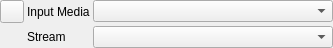
<?xml version="1.0" encoding="UTF-8"?>
<ui version="4.0">
 <class>StreamReferenceWidget</class>
 <widget class="QWidget" name="StreamReferenceWidget">
  <property name="geometry">
   <rect>
    <x>0</x>
    <y>0</y>
    <width>333</width>
    <height>48</height>
   </rect>
  </property>
  <property name="windowTitle">
   <string>Form</string>
  </property>
  <layout class="QGridLayout" name="gridLayout" columnstretch="0,0,1,0">
   <property name="leftMargin">
    <number>0</number>
   </property>
   <property name="topMargin">
    <number>0</number>
   </property>
   <property name="rightMargin">
    <number>0</number>
   </property>
   <property name="bottomMargin">
    <number>0</number>
   </property>
   <property name="spacing">
    <number>3</number>
   </property>
   <item row="1" column="2">
    <widget class="QComboBox" name="streamBox"/>
   </item>
   <item row="0" column="2">
    <widget class="QComboBox" name="mediaBox"/>
   </item>
   <item row="1" column="1">
    <widget class="QLabel" name="label_4">
     <property name="text">
      <string>Stream</string>
     </property>
    </widget>
   </item>
   <item row="0" column="1">
    <widget class="QLabel" name="label_3">
     <property name="text">
      <string>Input Media</string>
     </property>
    </widget>
   </item>
   <item row="0" column="0">
    <widget class="QToolButton" name="removeButton">
     <property name="text">
      <string/>
     </property>
     <property name="icon">
      <iconset resource="../resources.qrc">
       <normaloff>:/icons/close-thin</normaloff>:/icons/close-thin</iconset>
     </property>
    </widget>
   </item>
  </layout>
 </widget>
 <resources>
  <include location="../resources.qrc"/>
 </resources>
 <connections/>
</ui>
